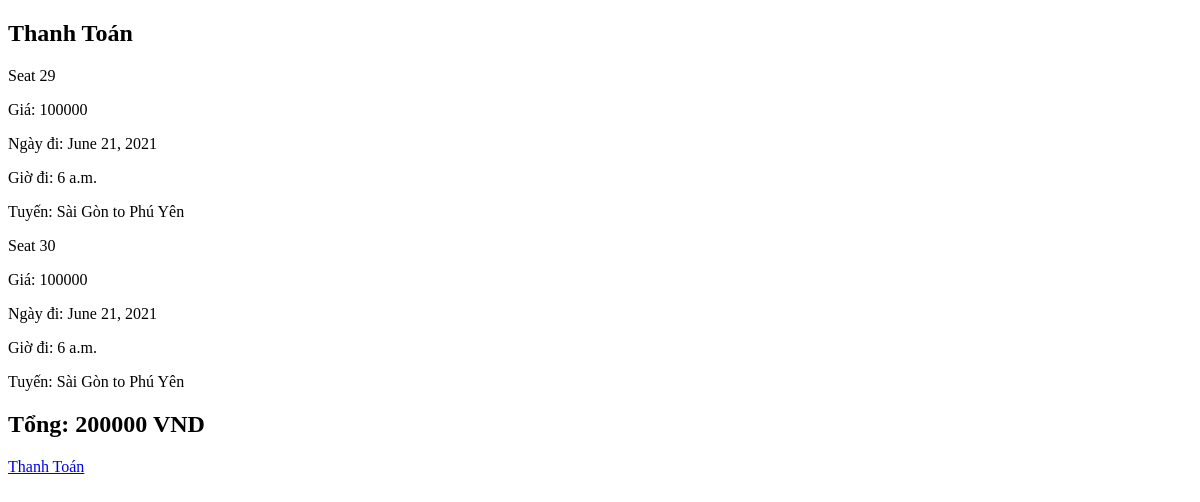
The app's page /thanhtoan/ (signed in), older data.
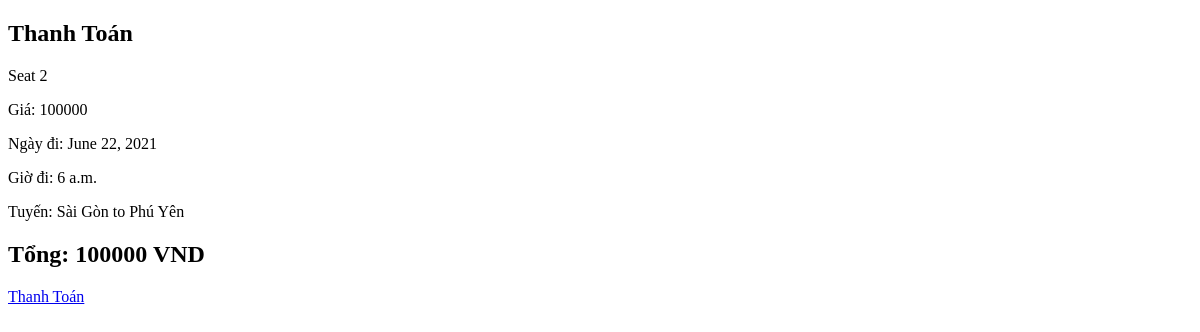
The same page, newer data.
### core/models.py (models this page shows, shortened)
class BillDetail(models.Model):
    bill = models.ForeignKey(Bill, related_name="bills", on_delete=models.CASCADE)
    ticket = models.ForeignKey(Ticket, related_name="tickets", on_delete=models.CASCADE)
    status = models.CharField(default="", max_length = 50, null=True,blank=True)

class Ticket(models.Model):
    seat = models.IntegerField(choices = SEAT_TICKET_CHOICE)
    cost = models.IntegerField(choices = COST_CHOICE, default = 100000)
    type = models.CharField(choices = TYPE_TICKET_CHOICE, max_length=1, default='N')
    schedule = models.ForeignKey(Schedule, on_delete=models.CASCADE, related_name="schedules")
    status = models.CharField(choices = STATUS_TICKET_CHOICE, default = 'F', max_length = 1)

class Schedule(models.Model):
    train = models.ForeignKey(Train, related_name='trains', on_delete=models.CASCADE)
    start_day = models.DateField(auto_now=False, auto_now_add=False)
    start_time = models.TimeField(choices=TIME_SCHEDULE_CHOICE)
    route = models.ForeignKey(Route, related_name='routes', on_delete=models.CASCADE)
    status = models.CharField(default = "", max_length=50, null=True,blank=True)

class Route(models.Model):
    departure = models.ForeignKey(Station, related_name='stations_departure', on_delete=models.CASCADE)
    destination = models.ForeignKey(Station, related_name='stations_destination', on_delete=models.CASCADE)
    def __str__(self) -> str:
        return self.departure.name + " to " + self.destination.name

class Station(models.Model):
    name = models.CharField(default = "", max_length = 50)
    address = models.CharField(default = "",max_length = 255)

class Bill(models.Model):
    user = models.ForeignKey(User, on_delete = models.CASCADE)
    date = models.DateField(auto_now_add = True)
    total = models.IntegerField(default=100000)
    status = models.CharField(choices = STATUS_BILL_CHOICE, default="UNPAID", max_length=10)

### core/views.py (the view)
# urls.py: path('thanhtoan/',views.thanhToan, name="thanhtoan"),
@login_required
def thanhToan(request):
    bill = Bill.objects.get(user = request.user, status = 'UNPAID')
    bill_details = bill.bills.all()
    context= {
        'bill_details':bill_details,
        'bill':bill,
    }
    return render(request, 'core/thanhtoan.html',context)

### core/templates/core/thanhtoan.html (shortened to what this page needs)
<!DOCTYPE html>
<html lang="en">
<head>
</head>
<body>
    <h2>Thanh Toán</h2>
    {% for bill_detail in bill_details %}
        <div>
        <p>{{bill_detail.ticket.get_seat_display}}</p>
        <p>Giá: {{bill_detail.ticket.cost}}</p>
        <p>Ngày đi: {{bill_detail.ticket.schedule.start_day}}</p>
        <p>Giờ đi: {{bill_detail.ticket.schedule.start_time}}</p>
        <p>Tuyến: {{bill_detail.ticket.schedule.route}}</p>
        </div>
    {% endfor %}
    <h2>Tổng: {{bill.total}} VND</h2>
    <a href="{% url 'xulythanhtoan' bill.id %}">Thanh Toán</a>
</body>
</html>

Row changes from the older to the newer data that the page shows:
removed BillDetail: ticket.seat "Seat 29", ticket.cost "100000", ticket.schedule.start_day "June 21, 2021", ticket.schedule.start_time "6 a.m.", ticket.schedule.route "Sài Gòn to Phú Yên"
removed BillDetail: ticket.seat "Seat 30", ticket.cost "100000", ticket.schedule.start_day "June 21, 2021", ticket.schedule.start_time "6 a.m.", ticket.schedule.route "Sài Gòn to Phú Yên"
no longer on this page (row edited): Bill: total "200000"
added BillDetail: ticket.seat "Seat 2", ticket.cost "100000", ticket.schedule.start_day "June 22, 2021", ticket.schedule.start_time "6 a.m.", ticket.schedule.route "Sài Gòn to Phú Yên"
added Bill: total "100000"
